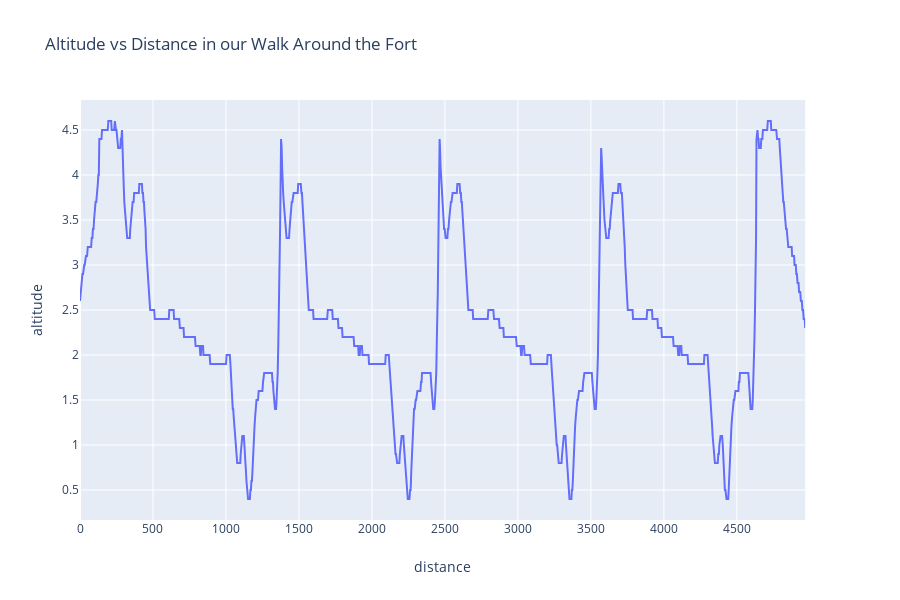

Write notebook code for a chart like this one.
### Markdown cell above
The next plot shows altitude vs distance. Spot the Col du Tourmalet... (well, try not too hard as it is not there; the total highest elevation is only four meters over sea level. Yet, it is enough to find the repeating pattern - in this case the same stretch we were walking several times.

### Code cell
fig = px.line(s, x="distance", y="altitude", title='Altitude vs Distance in our Walk Around the Fort', render_mode='svg')
fig.show()

### Figure 1 — Plotly figure (JSON) as saved in the notebook; plotly's stock layout.template omitted (floating-point values rounded to 4 significant figures; data arrays with more than 128 entries replaced by an {"elided": "..."} marker saying what was removed)
{"data": [{"hoverlabel": {"namelength": 0}, "hovertemplate": "distance=%{x}<br>altitude=%{y}", "legendgroup": "", "line": {"color": "#636efa", "dash": "solid"}, "mode": "lines", "name": "", "showlegend": false, "type": "scatter", "x": {"elided": "1325 float values"}, "xaxis": "x", "y": {"elided": "1325 float values"}, "yaxis": "y"}], "layout": {"height": 600, "legend": {"tracegroupgap": 0}, "title": {"text": "Altitude vs Distance in our Walk Around the Fort"}, "xaxis": {"anchor": "y", "domain": [0, 0.98], "title": {"text": "distance"}}, "yaxis": {"anchor": "x", "domain": [0, 1], "title": {"text": "altitude"}}}}
